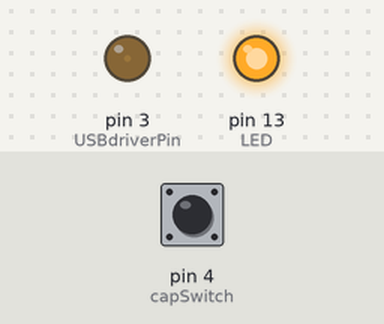
Bench run of a sketch on a simulated Arduino Uno, built with avr-gcc and run on an emulated ATmega328P. On the bench: output pins drawn as LEDs (lit = HIGH). Inputs (shaded band) come from the test bench; at power-on: pin 4 (capSwitch) HIGH.

Above: at 1.2 s.
1.3 s: pin 4 (capSwitch) pulled LOW for 0.15 s
At 1.4 s:
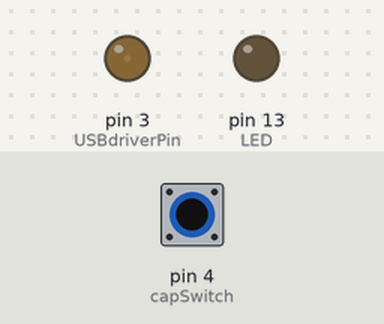
3.0 s: pin 4 (capSwitch) pulled LOW for 1 s
At 5.1 s:
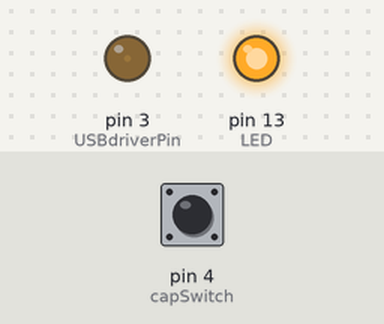
5.5 s: pin 4 (capSwitch) pulled LOW for 3.2 s
At 6.2 s:
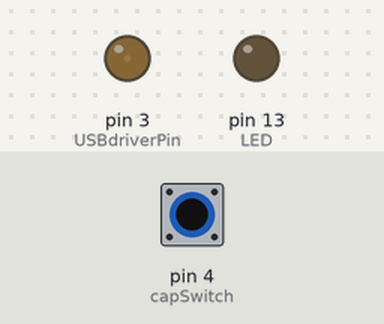
Timing chart, 0 to 10.2 s (numbered marks = the images above; inputs shaded):
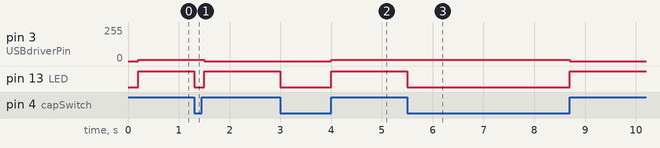

The sketch:

Arduino_with_USB_led_fan_driver.ino
```cpp
/*******************************************************
LED/Fan driver

this is simply an opto isolator that allows the Arduino to
drive heavy loads like high brightness LEDs or a fan
safely.

A single capacitance touch switch is used to turn the load on and off
the first touch switches the load ON
the second touch turns it OFF

Connections:
Capacitance touch switch:
Vcc to Arduino 5 volts,
Gnd to Arduino Gnd,
Output to Digital pin 4

USB LED/Fan driver:
Vcc to suitable 5 volt external power source,
Gnd to Arduino Gnd,
Signal to digital pin 3

*******************************************************/
int USBdriverPin = 3;
int brightness = 0;
int fadeAmount = 5;
int capSwitch = 4;
int brightnessMax = 10; // maximum value is 255
int brightnessMin = 0;  // minimum value is 0
boolean pressButton;
# define LED 13 // onboard LED

/*******************************************************/
void setup(){
Serial.begin(9600); // debug if required
pinMode(USBdriverPin, OUTPUT);
pinMode(LED, OUTPUT);
digitalWrite(LED, LOW); // turn on board LED off
pinMode(capSwitch, INPUT_PULLUP); // pull input HIGH
}
/*******************************************************/
void loop (){
// turn switch ON on first touch
// OFF on second press
  delay(200); // helps stop false triggering
  if ((digitalRead(capSwitch) == HIGH)) {
    digitalWrite(LED, HIGH); // turn LED ON to show button press
    if (brightness == brightnessMax) brightness = brightnessMin;
    else brightness = brightnessMax;
    analogWrite(USBdriverPin, brightness);
    // wait here until the cap switch is no longer touched
    while (digitalRead(capSwitch) == HIGH){
    // wait for switch to be released
    }
    digitalWrite(LED, LOW); // turn LED OFF as button now released
  }
}
/*******************************************************/
```

Measured:
- after the input at 1.3 s, pin 3 (USBdriverPin): 10/255 → 0/255 after 0.20 s; pin 13 (LED): HIGH → LOW at once, → HIGH 0.20 s later
- after the input at 3.0 s, pin 3 (USBdriverPin): 0/255 → 10/255 after 1.0 s; pin 13 (LED): HIGH → LOW at once, → HIGH 1.0 s later
- after the input at 5.5 s, pin 3 (USBdriverPin): 10/255 → 0/255 after 3.2 s; pin 13 (LED): HIGH → LOW at once, → HIGH 3.2 s later
